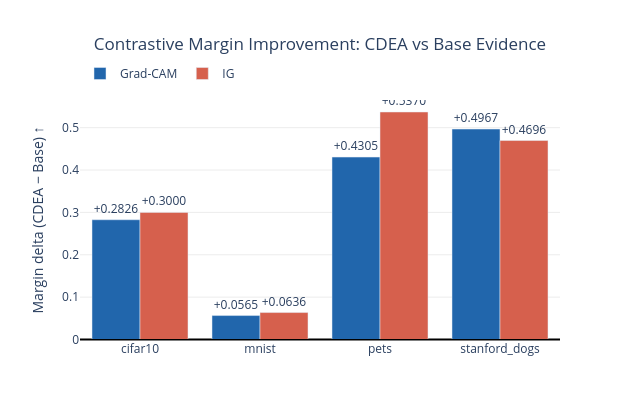

Source (notebook cell):
### Markdown cell above
## 5. Margin Improvement — CDEA vs Base

Contrastive margin = `z_k − max(z_foil)` under the keep intervention.  
Bars show the delta: `margin(CDEA) − margin(base)`. Positive = CDEA improves contrastive separation.

### Code cell
EV_PALETTE = ['#2166ac', '#d6604d', '#4daf4a', '#984ea3']

fig = go.Figure()
for j, ev in enumerate(evidence_types):
    deltas = []
    for ds in datasets:
        b = df[(df['dataset']==ds)&(df['evidence']==ev)&(df['method']=='base_evidence')]
        o = df[(df['dataset']==ds)&(df['evidence']==ev)&(df['method']=='optimized')]
        deltas.append(
            o['margin_mean'].values[0] - b['margin_mean'].values[0]
            if not b.empty and not o.empty else 0
        )
    fig.add_trace(go.Bar(
        name=EVIDENCE_LABELS.get(ev, ev),
        x=datasets, y=deltas,
        marker_color=EV_PALETTE[j % len(EV_PALETTE)],
        text=[f'{v:+.4f}' for v in deltas],
        textposition='outside',
    ))

fig.add_hline(y=0, line_color='black', line_width=1)
fig.update_layout(
    title_text='Contrastive Margin Improvement: CDEA vs Base Evidence', title_x=0.5,
    barmode='group',
    yaxis_title='Margin delta (CDEA − Base) ↑',
    height=420, width=max(500, len(datasets)*160),
    legend=dict(orientation='h', yanchor='bottom', y=1.05),
    plot_bgcolor='white',
)
fig.update_yaxes(gridcolor='rgba(0,0,0,0.08)', zeroline=True, zerolinecolor='black')
out = REPO / 'examples' / 'out' / 'plot_margin_improvement.html'
fig.write_html(str(out))
fig.show()
print('Saved to', out)

### Figure 1 — Plotly figure (JSON) as saved in the notebook; plotly's stock layout.template omitted (floating-point values rounded to 4 significant figures)
{"data": [{"marker": {"color": "#2166ac"}, "name": "Grad-CAM", "text": ["+0.2826", "+0.0565", "+0.4305", "+0.4967"], "textposition": "outside", "type": "bar", "x": ["cifar10", "mnist", "pets", "stanford_dogs"], "y": [0.2826, 0.05652, 0.4305, 0.4967]}, {"marker": {"color": "#d6604d"}, "name": "IG", "text": ["+0.3000", "+0.0636", "+0.5370", "+0.4696"], "textposition": "outside", "type": "bar", "x": ["cifar10", "mnist", "pets", "stanford_dogs"], "y": [0.3, 0.06364, 0.537, 0.4696]}], "layout": {"barmode": "group", "height": 420, "legend": {"orientation": "h", "y": 1.05, "yanchor": "bottom"}, "plot_bgcolor": "white", "shapes": [{"line": {"color": "black", "width": 1}, "type": "line", "x0": 0, "x1": 1, "xref": "x domain", "y0": 0, "y1": 0, "yref": "y"}], "title": {"text": "Contrastive Margin Improvement: CDEA vs Base Evidence", "x": 0.5}, "width": 640, "yaxis": {"gridcolor": "rgba(0,0,0,0.08)", "title": {"text": "Margin delta (CDEA − Base) ↑"}, "zeroline": true, "zerolinecolor": "black"}}}
